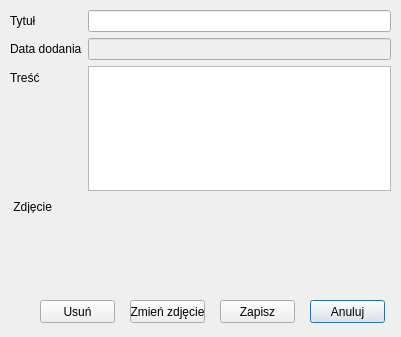
<?xml version="1.0" encoding="UTF-8"?>
<ui version="4.0">
 <class>edycja_aktualnosci</class>
 <widget class="QDialog" name="edycja_aktualnosci">
  <property name="geometry">
   <rect>
    <x>0</x>
    <y>0</y>
    <width>401</width>
    <height>337</height>
   </rect>
  </property>
  <property name="windowTitle">
   <string>Dialog</string>
  </property>
  <widget class="QWidget" name="formLayoutWidget">
   <property name="geometry">
    <rect>
     <x>10</x>
     <y>10</y>
     <width>381</width>
     <height>181</height>
    </rect>
   </property>
   <layout class="QFormLayout" name="formLayout">
    <item row="0" column="0">
     <widget class="QLabel" name="label">
      <property name="text">
       <string>Tytuł</string>
      </property>
     </widget>
    </item>
    <item row="0" column="1">
     <widget class="QLineEdit" name="tytul"/>
    </item>
    <item row="1" column="0">
     <widget class="QLabel" name="label_2">
      <property name="text">
       <string>Data dodania</string>
      </property>
     </widget>
    </item>
    <item row="1" column="1">
     <widget class="QLineEdit" name="data_dodania">
      <property name="enabled">
       <bool>false</bool>
      </property>
     </widget>
    </item>
    <item row="2" column="0">
     <widget class="QLabel" name="label_3">
      <property name="text">
       <string>Treść</string>
      </property>
     </widget>
    </item>
    <item row="2" column="1">
     <widget class="QPlainTextEdit" name="tresc"/>
    </item>
   </layout>
  </widget>
  <widget class="QPushButton" name="btnAnuluj">
   <property name="geometry">
    <rect>
     <x>310</x>
     <y>300</y>
     <width>75</width>
     <height>23</height>
    </rect>
   </property>
   <property name="text">
    <string>Anuluj</string>
   </property>
  </widget>
  <widget class="QPushButton" name="btnZapisz">
   <property name="geometry">
    <rect>
     <x>220</x>
     <y>300</y>
     <width>75</width>
     <height>23</height>
    </rect>
   </property>
   <property name="text">
    <string>Zapisz</string>
   </property>
  </widget>
  <widget class="QPushButton" name="btnZmienZdjecie">
   <property name="geometry">
    <rect>
     <x>130</x>
     <y>300</y>
     <width>75</width>
     <height>23</height>
    </rect>
   </property>
   <property name="text">
    <string>Zmień zdjęcie</string>
   </property>
  </widget>
  <widget class="QLabel" name="label_4">
   <property name="geometry">
    <rect>
     <x>10</x>
     <y>200</y>
     <width>47</width>
     <height>13</height>
    </rect>
   </property>
   <property name="text">
    <string> Zdjęcie</string>
   </property>
  </widget>
  <widget class="QLabel" name="zdjecie">
   <property name="geometry">
    <rect>
     <x>80</x>
     <y>200</y>
     <width>301</width>
     <height>81</height>
    </rect>
   </property>
   <property name="text">
    <string/>
   </property>
  </widget>
  <widget class="QPushButton" name="btnUsun">
   <property name="geometry">
    <rect>
     <x>40</x>
     <y>300</y>
     <width>75</width>
     <height>23</height>
    </rect>
   </property>
   <property name="text">
    <string>Usuń</string>
   </property>
  </widget>
 </widget>
 <resources/>
 <connections/>
</ui>
